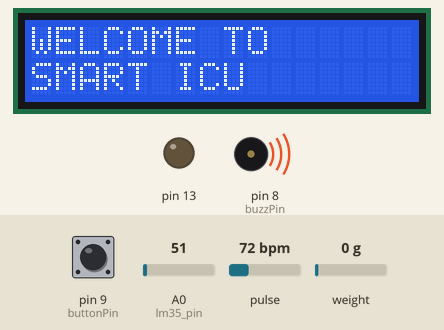
Bench run of a sketch on a simulated Arduino Uno, built with avr-gcc and run on an emulated ATmega328P. Shown: 16×2 character LCD, output pins drawn as LEDs (lit = HIGH), buzzer (waves = sounding, pin HIGH). The test bench sets the inputs (shaded band); at power-on: pin 9 (buttonPin) LOW, A0 (lm35_pin) = 51, weight on the scale 0 g, pulse 72 bpm. What the sketch prints to the serial monitor is not drawn.

Above: at 1.1 s.
At 3.6 s:
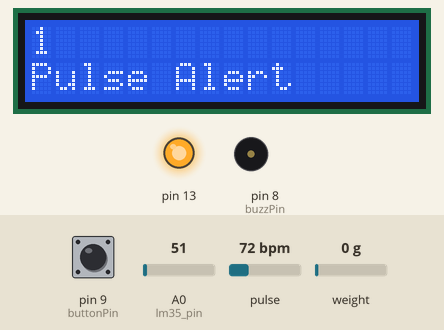
3.7 s: pin 9 (buttonPin) pulled HIGH for 2.7 s
At 5.2 s:
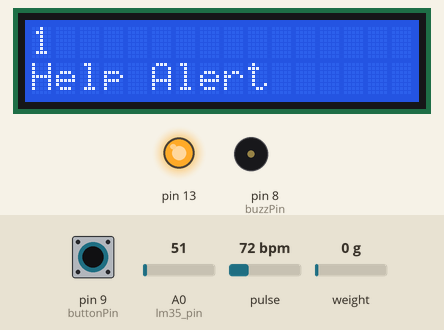
10.7 s: A0 (lm35_pin) set to 97
13.8 s: A0 (lm35_pin) set to 108
At 18.5 s:
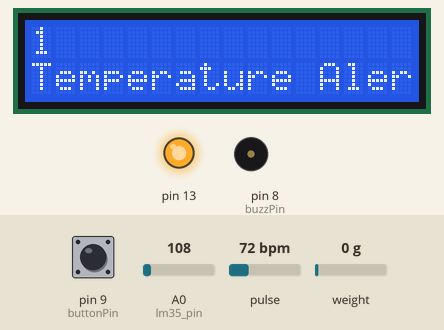
24.4 s: weight on the scale set to 1250 g
At 25.3 s:
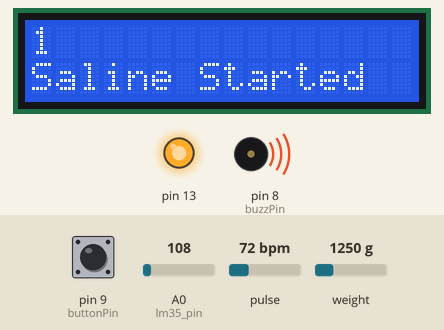
36.7 s: weight on the scale set to 100 g
At 41.5 s:
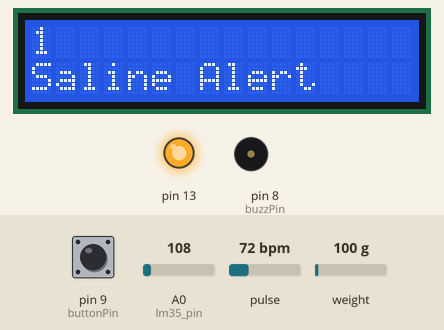
42.2 s: pulse set to 42 bpm
Timing chart, 0 to 55.5 s (numbered marks = the images above; inputs shaded):
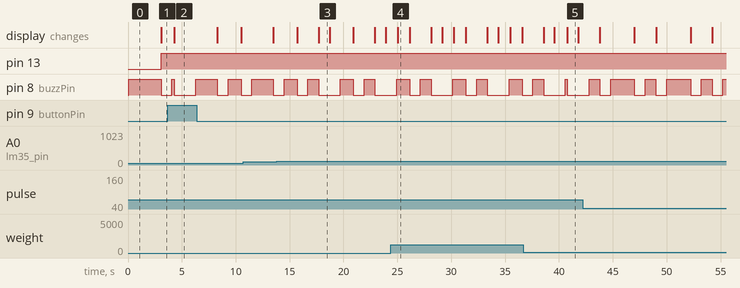

The sketch:

smartIcuHardware.ino
```cpp
//kit unique id
int kitid=1;

//LCD
#include <LiquidCrystal.h>
// initialize the library by associating any needed LCD interface pin
// with the arduino pin number it is connected to
const int rs = 12, en = 11, d4 = 7, d5 = 6, d6 = 5, d7 = 4;
LiquidCrystal lcd(rs, en, d4, d5, d6, d7);

//buzzer
const int buzzPin =  8;      // the number of the Buzzer pin

//button
const int buttonPin = 9;     // the number of the pushbutton pin
int buttonState = 0;         // variable for reading the pushbutton status
int counter = 0;

//load cell
#include "HX711.h"
#define calibration_factor -7050.0 //This value is obtained using the SparkFun_HX711_Calibration sketch
#define LOADCELL_DOUT_PIN  3
#define LOADCELL_SCK_PIN  2
HX711 scale;
int salineFlag=0;

//lm-35
#define lm35_pin A0 // LM35 is connected to this PIN

//pulse sensor - HW-827
#define USE_ARDUINO_INTERRUPTS true    // Set-up low-level interrupts for most acurate BPM maths.
#include <PulseSensorPlayground.h>     // Includes the PulseSensorPlayground Library.
const int PulseWire = 1;       // PulseSensor PURPLE WIRE connected to ANALOG PIN 0
const int LED13 = 13;          // The on-board Arduino LED, close to PIN 13.
int Threshold = 550;           // Determine which Signal to "count as a beat" and which to ignore.
                               // Use the "Getting Started Project" to fine-tune Threshold Value beyond default setting.
                               // Other
PulseSensorPlayground pulseSensor;  // Creates an instance of the PulseSensorPlayground object called "pulseSensor


void setup() {
  Serial.begin(9600);

  //Configure Button
  pinMode(buttonPin, INPUT);

  //Configure LCD
  // set up the LCD's number of columns and rows:
  lcd.begin(16, 2);
  // Print a message to the LCD.
  lcd.setCursor(0, 0);
  lcd.print("WELCOME TO");
  lcd.setCursor(0, 1);
  lcd.print("SMART ICU");

  //Configure Buzzer
  pinMode(buzzPin, OUTPUT); // initialize the Buzzer pin as an output:
  digitalWrite(buzzPin, HIGH);

  // Configure the load cell
  //Serial.println("HX711 scale demo");
  scale.begin(LOADCELL_DOUT_PIN, LOADCELL_SCK_PIN);
  scale.set_scale(calibration_factor); //This value is obtained by using the SparkFun_HX711_Calibration sketch
  scale.tare(); //Assuming there is no weight on the scale at start up, reset the scale to 0

  // Configure the PulseSensor object, by assigning our variables to it.
  pulseSensor.analogInput(PulseWire);
  pulseSensor.blinkOnPulse(LED13);       //auto-magically blink Arduino's LED with heartbeat.
  pulseSensor.setThreshold(Threshold);
  // Double-check the "pulseSensor" object was created and "began" seeing a signal.
   if (pulseSensor.begin()) {
    //Serial.println("We created a pulseSensor Object !");  //This prints one time at Arduino power-up,  or on Arduino reset.
  }
}

void loop()
{
  Serial.println(kitid);
  delay(1000);
  lm35();
  pulseData();
  loadCell();
  buttonPress(); //- 2000
}

void lm35()
{
  //Read Raw ADC Data
  int adcData = analogRead(lm35_pin);
  // Convert that ADC Data into voltage
  float voltage = adcData * (5.0 / 1024.0);
  // Convert the voltage into temperature
  float temperature = voltage * 100;
  // Print the temperature data
  //Serial.print("Temperature: ");
  Serial.println(temperature);
  //Serial.println("*C");
  if(temperature>50.00)
  {
    buzzerON();
    lcdPrint("Temperature Alert");
    delay(1000);
    buzzerOFF();
  }
  else
  {
    delay(1000);
  }
}

void pulseData()
{
  int myBPM = pulseSensor.getBeatsPerMinute();  // Calls function on our pulseSensor object that returns BPM as an "int".
                                               // "myBPM" hold this BPM value now.
  if (pulseSensor.sawStartOfBeat())
  {            // Constantly test to see if "a beat happened".
    //Serial.println("♥  A HeartBeat Happened ! "); // If test is "true", print a message "a heartbeat happened".
    //Serial.print("BPM: ");                        // Print phrase "BPM: "
    Serial.println(myBPM);                        // Print the value inside of myBPM.
    if(myBPM>50)
    {
      buzzerON();
      lcdPrint("Pulse Alert");
      delay(1000);
      buzzerOFF();
    }
    else
    {
      delay(1000);
    }
  }
  else
  {
    Serial.println("0");
    delay(1000);
  }
}

void loadCell()
{
  //Serial.print("Reading: ");
  //Serial.print(scale.get_units(), 1); //scale.get_units() returns a float
  //Serial.println(" lbs"); //You can change this to kg but you'll need to refactor the calibration_factor
  if(scale.get_units()>0.7)
  {
    //Serial.println("Saline Started");
    lcdPrint("Saline Started");
    salineFlag=1;
  }
  if(scale.get_units()<0.7 && salineFlag==1)
    {
      salineFlag=0;
      buzzerON();
      lcdPrint("Saline Alert");
      //Serial.println("Saline Ended");
    }

}

void lcdPrint(String msg)
{
  lcd.clear();
  lcd.setCursor(0, 0);
  lcd.print(kitid);
  lcd.setCursor(0, 1);
  lcd.print(msg);
}

void buzzerON()
{
  digitalWrite(buzzPin,LOW);
}
void buzzerOFF()
{
  digitalWrite(buzzPin,HIGH);
}

void buttonPress()
{
  // read the state of the pushbutton value:
  buttonState = digitalRead(buttonPin);
  // check if the pushbutton is pressed.
  // if it is, the buttonState is HIGH:
  if(buttonState == HIGH)
  {
    counter++;
    //Serial.println("Pressed");
    lcdPrint("Help Alert");
    buzzerON();
    delay(1000);
    buzzerOFF();
  }
  else
  {
    delay(1000);
  }
  if(counter==1)
  {
    lcdPrint("Help Alert");
    buzzerON();
    delay(1000);
    buzzerOFF();
  }
  else if(counter>=2)
  {
    counter=0;
    buzzerOFF();
    lcd.clear();
    lcd.setCursor(0, 0);
    lcd.print("WELCOME TO");
    lcd.setCursor(0, 1);
    lcd.print("SMART ICU");
    delay(1000);
  }
  else
  {
    delay(1000);
  }
}
```

Measured:
- the behaviour switches between 102 and 103 on A0 (lm35_pin) (found by bisection; images 2 and 3)
- after the input at 3.7 s, the display: changes after 0.58 s (image 2)
- after the input at 13.8 s, the display: first differs from a run without the input after 3.9 s (image 3)
- after the input at 24.4 s, the display: changes after 0.63 s (image 4)
- by itself, pin 8 (buzzPin): repeats every 5.2 s: LOW 1.0 s, HIGH 2.2 s, LOW 1.0 s, HIGH 1.0 s
- what the display in image 3 shows lasts 1.0 s, from 17.7 s to 18.7 s
- what the display in image 4 shows lasts 1.1 s, from 25.0 s to 26.1 s
